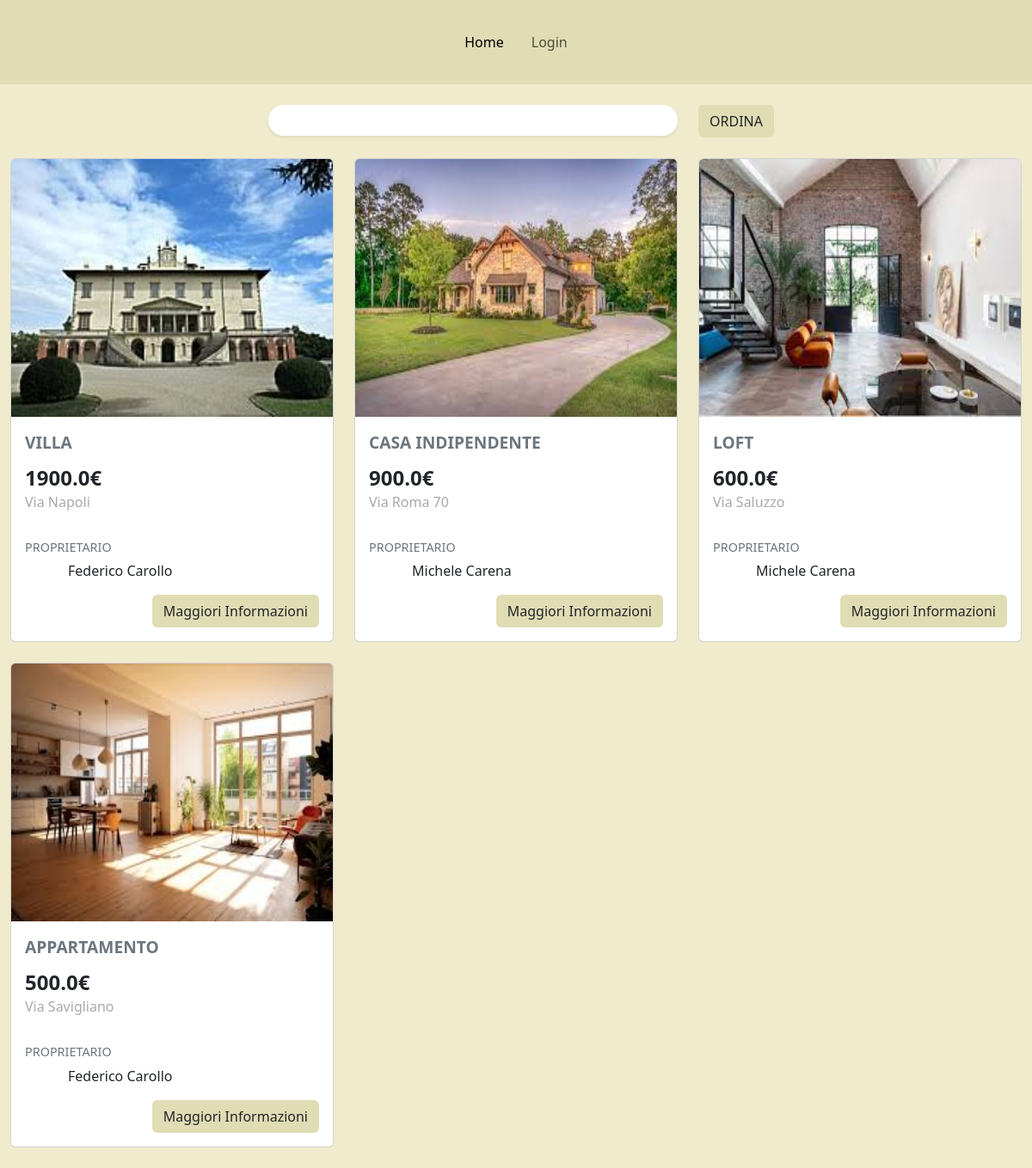
The page / on the database its author committed.
### tables this page shows
CREATE TABLE "ANNUNCI" (
	"idAnnuncio"	INTEGER NOT NULL,
	"titolo"	TEXT NOT NULL,
	"indirizzo"	TEXT NOT NULL,
	"tipoCasa"	TEXT NOT NULL,
	"numeroLocali"	TEXT NOT NULL,
	"descrizione"	TEXT NOT NULL,
	"prezzoMensile"	REAL NOT NULL,
	"arredamento"	TEXT NOT NULL,
	"disponibilita"	TEXT NOT NULL,
	"idUtente"	INTEGER NOT NULL,
	FOREIGN KEY("idUtente") REFERENCES "UTENTI"("idUtente"),
	PRIMARY KEY("idAnnuncio" AUTOINCREMENT)
);

### app.py (the view)
@app.route('/<info>')
@app.route('/')
def index(info=None):
   if info is not None:
      if info=='numLocali':
         annunci=posts_dao.ordina(info)
      else:
         annunci=posts_dao.ordina(info)
      return render_template('index.html', allAnnunci=annunci)
   else:
      allAnnunci=posts_dao.get_allAnnunci()
      return render_template('index.html', allAnnunci=allAnnunci)

### posts_dao.py (called while the page is built)
def get_allAnnunci():
    conn =sqlite3.connect('db/affitti.db')
    conn.row_factory = sqlite3.Row
    cursor= conn.cursor()
    sql = '''SELECT ANNUNCI.* ,GROUP_CONCAT(urlFoto, ',') AS foto_concatenate, UTENTI.nome, UTENTI.cognome
        FROM ANNUNCI, FOTO, UTENTI
        where ANNUNCI.idAnnuncio = FOTO.idAnnuncio and ANNUNCI.disponibilita = 'SI' and UTENTI.idUtente=ANNUNCI.idUtente and FOTO.rimosso='FALSE'
        GROUP BY ANNUNCI.idAnnuncio
        ORDER BY ANNUNCI.prezzoMensile DESC'''
    cursor.execute(sql, ())
    annunci= cursor.fetchall()
    cursor.close()
    conn.close()
    return annunci

### templates/index.html (shortened to what this page needs)
{% extends "base.html" %}
{% block liNav %}
  <li class="nav-item">
    <a class="nav-link mx-2 active" aria-current="page" href="#">Home</a>
  </li>
  {% if current_user.is_authenticated %}
  <li class="nav-item">
    <a class="nav-link mx-2" href="{{url_for('profilo')}}">Profilo</a>
  </li>
  <li class="nav-item">
    <a class="nav-link mx-2" href="{{url_for('logout')}}">Logout</a>
  </li>
  {% else %}
  <li class="nav-item">
    <a class="nav-link mx-2" href="{{url_for('Page_login')}}">Login</a>
  </li>
  {% endif %}
{% endblock %}
{% block content %}
<div class="container-fluid mt-4">
  <form action="/filtro" method="POST">
    <div class="row mb-4">
      <div class="col-3"></div>
      <div class="col-5">
        <select class="form-control rounded-pill shadow-sm filtroButton" id="filterSelect" name="selFiltro">
          <option value=""></option>
          <option value="numLocali">NUMERO LOCALI (crescente)</option>
        </select>
      </div>
      <div class="col-1">
        <button type="submit" class="btn buttonOrdina">Ordina</button>
      </div>
      <div class="col-3"></div>
    </div>
  </form>
  <div class="row cardContainer">
    {% for annuncio in allAnnunci %}
    {% set foto_list = annuncio.foto_concatenate.split(',') %}
    <div class="col-md-4 mb-4">
      <div class="card cardTotale">
        <a href="" data-bs-toggle="modal" data-bs-target="#Modal{{annuncio.idAnnuncio}}">
          <img src="{{ url_for('static', filename=foto_list[0]) }}" class="card-img-top cardFoto" alt="Immagine Prodotto">
        </a>
        <div class="card-body">
          <p class="card-title">{{annuncio.tipoCasa}}</p>
          <p class="card-text prezzoM">{{annuncio.prezzoMensile}}€</p>
          <p class="card-subtitle">{{annuncio.indirizzo}}</p>
          <p class="proprietario">PROPRIETARIO</p>
          <p class="card-text infoProprietario">{{annuncio.nome}} {{annuncio.cognome}}</p>
          <a href="#myModal" class="btn buttonInformazioniM" data-bs-toggle="modal" data-bs-target="#Modal{{annuncio.idAnnuncio}}">Maggiori Informazioni</a>
        </div>
      </div>
    </div>
    {% endfor %}
  </div>
</div>
{% endblock %}

### templates/base.html (shortened to what this page needs)
<!DOCTYPE html>
<html lang="it">
    <head>
        <link href="https://cdn.jsdelivr.net/npm/bootstrap@5.3.2/dist/css/bootstrap.min.css" rel="stylesheet">
        <link href="{{url_for('static', filename='css/style.css')}}" rel="stylesheet" type="text/css">
    </head>
    <body>
        <nav class="navbar navbar-expand-lg p-3 headerNav ">
          <div class="container-fluid">
            <div class="collapse navbar-collapse" id="navbarNavDropdown">
              <ul class="navbar-nav mx-auto ">
                {% block liNav %}{% endblock %}
              </ul>
            </div>
          </div>
        </nav>
        {% block content %}{% endblock %}
    </body>
</html>

### static/css/style.css (style rules this page uses)
.nav-item { line-height:50px; }
body { background-color: #f0ebcc; }
.headerNav { background-color: #e0dcb4; color: black; }
.filtroButton { border: none; }
.buttonOrdina { text-transform: uppercase; background-color: #e0dcb4; }
.cardFoto { height: 300px; }
.card-title { color: #6c757d; font-size: 1.2rem; text-transform: uppercase; font-weight: bold; }
.prezzoM { font-size: 1.5rem; margin-bottom: 2px; font-weight: bold; }
.card-subtitle { color:darkgray; margin-bottom: 30px; font-size: 1rem; }
.proprietario { color: black; color: #6c757d; font-size: 0.9rem; margin-bottom: 5px; }
.infoProprietario { margin-left: 50px; }
.buttonInformazioniM { float: right; background-color: #e0dcb4; }

### rows shown on the page
ANNUNCI: shows a picture, tipoCasa "VILLA", prezzoMensile "1900.0", indirizzo "Via Napoli", nome "Federico", cognome "Carollo"
ANNUNCI: shows a picture, tipoCasa "CASA INDIPENDENTE", prezzoMensile "900.0", indirizzo "Via Roma 70", nome "Michele", cognome "Carena"
ANNUNCI: shows a picture, tipoCasa "LOFT", prezzoMensile "600.0", indirizzo "Via Saluzzo", nome "Michele", cognome "Carena"
ANNUNCI: shows a picture, tipoCasa "APPARTAMENTO", prezzoMensile "500.0", indirizzo "Via Savigliano", nome "Federico", cognome "Carollo"
